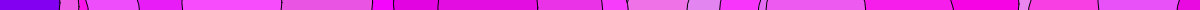
Frame 1 (no input)
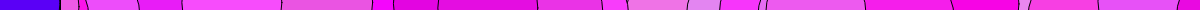
Frame 60 (no input)
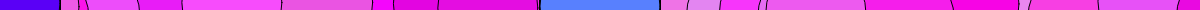
Frame 120 (the mouse pressed at the canvas centre since frame 60)

The p5.js sketch that drew these frames (run headless with seeded random() and noise() and a simulated clock; from frame 60 on, the mouse is pressed at the canvas centre):

// p5.js sketch
// ── sketch.js


var r1=50;
var r2=50;
var r3=50;
var r4=50;
function setup() {
  var cnv = createCanvas(windowWidth, 10);
  cnv.style('display', 'block');
    var i=0;
  for(i=0;i<10000;i++){
    fill(random(225,255),random(140),random(225,255));
    ellipse(random(i+100),random(20),100);
  }
}

function draw() {
  
  //if(mouseX>width/20 && mouseX< (width/6)+(width/6))
  //  r1 = 100;
  //else
  //
  //  r1=50;
  let m= map(mouseX, 0, windowWidth,0,255)
  fill(random(24,255),m,random(240,255));
  ellipse(mouseX,random(25),120);

//ellipse(width/8,2,r1);
  //ellipse((width/6)+(width/5),2,r2);
  //ellipse((width/2)+(width/9),2,r3);
  //ellipse((width/2.2)+(width/2.5),2,r4);
}
// ── sketch2.js
var r1=50;
var r2=50;
var r3=50;
var r4=50;
function setup() {
  var cnv = createCanvas(windowWidth, 20);
  cnv.style('display', 'block');
  var i=0;
  for(i=0;i<10000;i++){
    fill(random(200,255),random(155),random(200,255));
    ellipse(random(i+100),random(20),25);
  }
}

function draw() {
  
  //if(mouseX>width/20 && mouseX< (width/6)+(width/6))
  //  r1 = 100;
  //else
  //  r1=50;
  fill(mouseX,random(168),mouseY);
  ellipse(mouseX,random(20),100);
  //ellipse(width/8,2,r1);
  //ellipse((width/6)+(width/5),2,r2);
  //ellipse((width/2)+(width/9),2,r3);
  //ellipse((width/2.2)+(width/2.5),2,r4);
}
